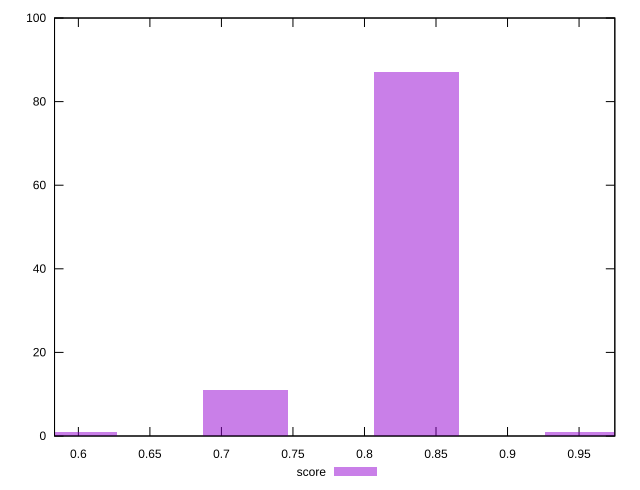

Reproduce this figure in gnuplot.
reset

$score <<EOF
0.5973697149184691 1
0.8363176008858568 87
0.9557915438695507 1
0.716843657902163 11
EOF

set key outside below
set boxwidth 0.05973697149184692
set xrange [0.5833333333333334:0.975]
set yrange [0:100]
set trange [0:100]
set style fill transparent solid 0.5 noborder
set terminal svg size 640, 490 enhanced background rgb 'white'
set output "report_00008_2021-01-22T20:58:29.167/uses-http2/samples/pages+cached/score/histogram.svg"

plot $score title "score" with boxes

reset
